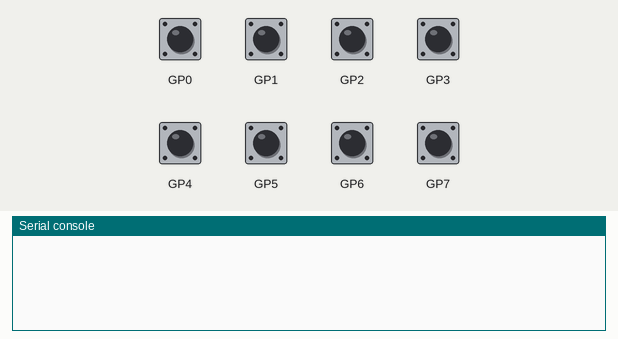
The program below on a simulated Raspberry Pi Pico running MicroPython. Shown: the last lines printed to the serial console. Inputs (shaded band) come from the test bench; at power-on: GP0–7 HIGH.

Above: at 1.2 s.
1.3 s: GP0 pulled LOW for 0.15 s
At 2.0 s:
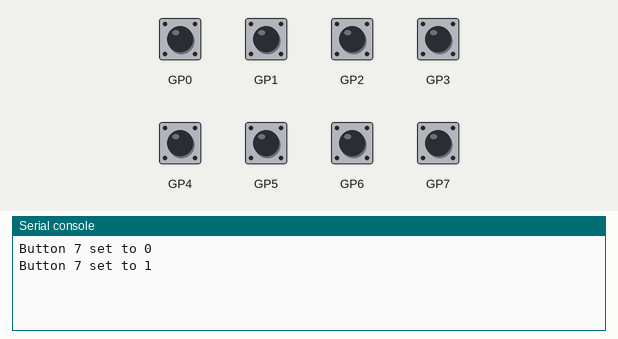
2.9 s: GP1 pulled LOW for 0.15 s
At 4.2 s:
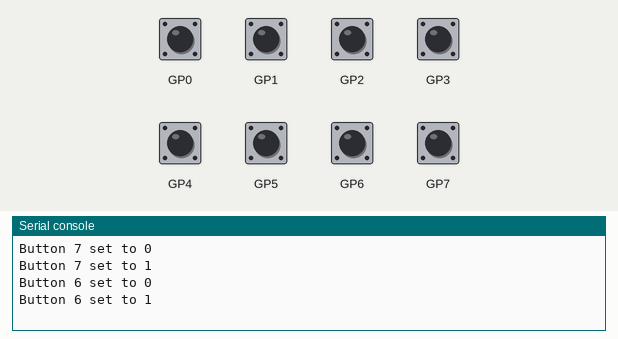
4.5 s: GP2 pulled LOW for 0.15 s
At 5.8 s:
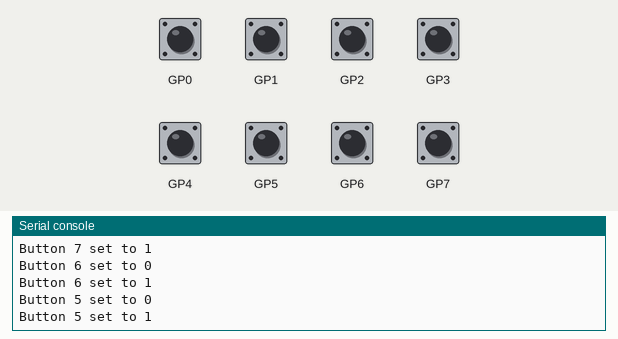
6.1 s: GP3 pulled LOW for 0.15 s
At 7.1 s:
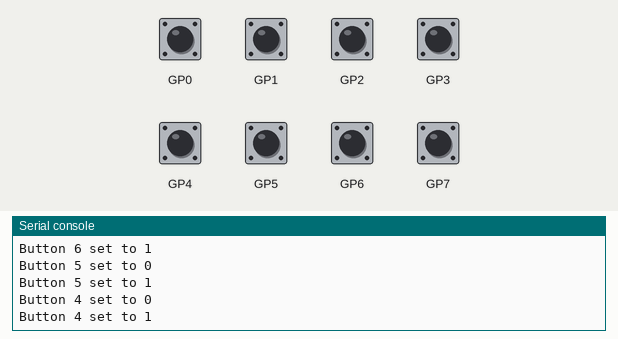
7.7 s: GP4 pulled LOW for 0.15 s
At 9.0 s:
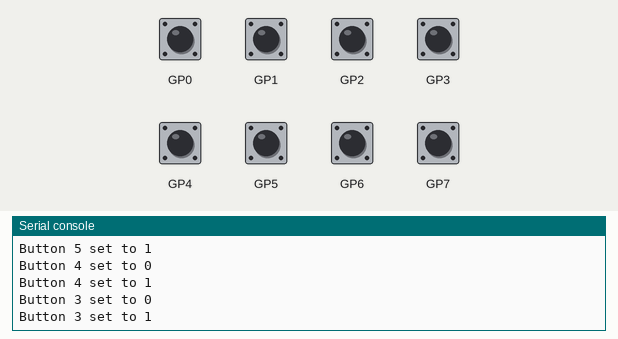
9.3 s: GP5 pulled LOW for 0.15 s
At 10.5 s:
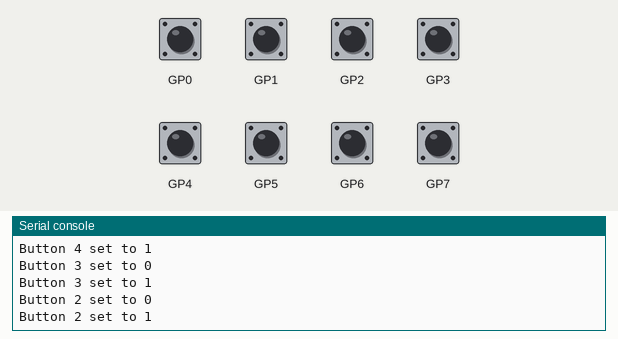
Timing chart, 0 to 11.9 s (numbered marks = the images above; inputs shaded):
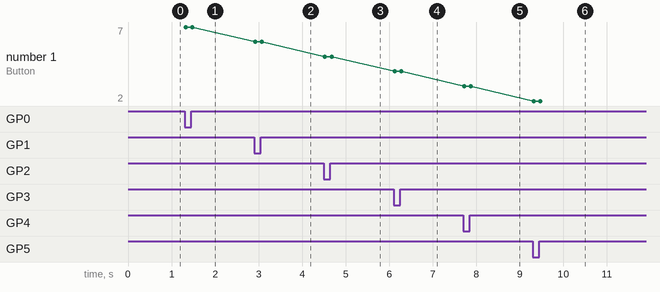

Measured:
- after the input at 1.3 s, the serial console: prints a new line at once (image 1)
- after the input at 2.9 s, the serial console: prints a new line at once (image 2)
- after the input at 4.5 s, the serial console: prints a new line at once (image 3)
- after the input at 6.1 s, the serial console: prints a new line at once (image 4)
- after the input at 7.7 s, the serial console: prints a new line at once (image 5)
- after the input at 9.3 s, the serial console: prints a new line at once (image 6)
- plotted number 1: 7 → 6 after the input at 2.9 s, 6 → 5 after the input at 4.5 s, 5 → 4 after the input at 6.1 s, 4 → 3 after the input at 7.7 s, 3 → 2 after the input at 9.3 s

The program:

buttons.py
```python
from machine import Pin, Timer
from time import sleep

NUM_BUTTONS = 8
PINS = list(range(7,-1,-1))  # GPIO 0–7
DEBOUNCE_MS = 20

buttons = []
last_state = []
state_changed = []
debounce_timer = Timer()
pending = False

# Initialize buttons
for gpio in PINS:
    pin = Pin(gpio, Pin.IN, Pin.PULL_UP)
    buttons.append(pin)
    last_state.append(pin.value())
    state_changed.append(False)

def process_buttons(timer):
    global pending

    for i, pin in enumerate(buttons):
        state = pin.value()
        if state!=last_state[i]:
            state_changed[i] = True
            last_state[i] = state

    pending = False

def button_irq(pin):
    global pending
    if not pending:
        pending = True
        debounce_timer.init(
            mode=Timer.ONE_SHOT,
            period=DEBOUNCE_MS,
            callback=process_buttons
        )

# Attach same IRQ handler to all buttons
for pin in buttons:
    pin.irq(
        trigger=Pin.IRQ_FALLING | Pin.IRQ_RISING,
        handler=button_irq
    )

while True:
    for i in PINS:
        if state_changed[i]:
            print(f"Button {i} set to {last_state[i]}")
            state_changed[i] = False
    sleep(0.01)
```
